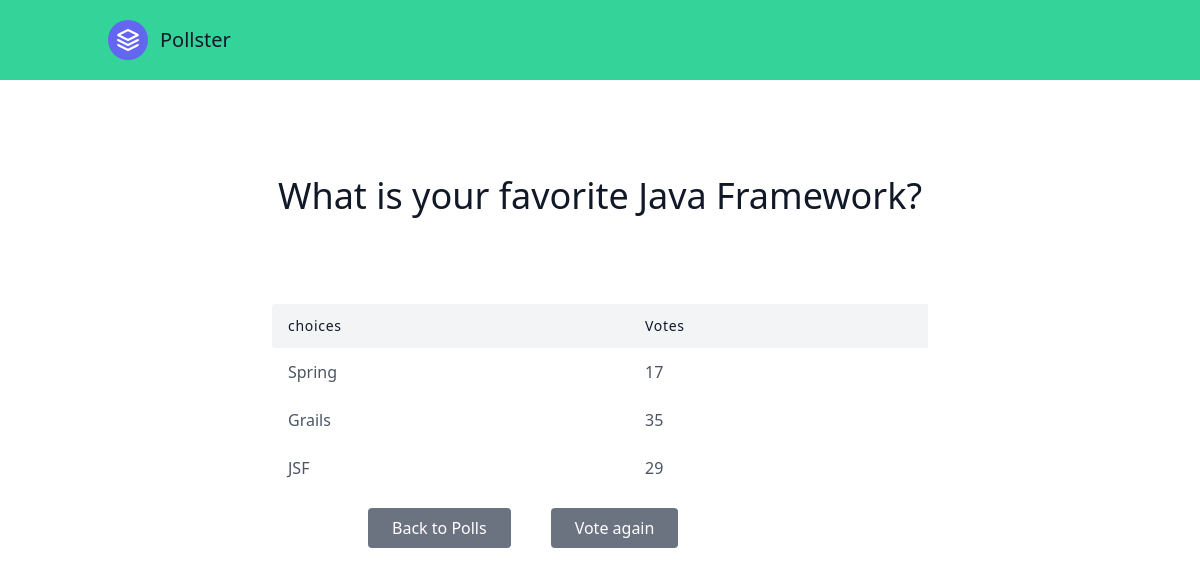
/6/results/, run on the app's committed database.
### polls/models.py (models this page shows, shortened)
class Question(models.Model):
    question_text = models.CharField(max_length=200)
    pub_date = models.DateTimeField('date published')

class Choice(models.Model):
    question = models.ForeignKey(Question,on_delete=models.CASCADE)
    choice_text = models.CharField(max_length=200)
    votes = models.IntegerField(default=0)

### polls/views.py (the view)
# urls.py: path('<int:question_id>/results/',views.results,name='results'),
def results(request,question_id):
    question = get_object_or_404(Question,pk=question_id)
    context ={ 'question':question}
    return render(request,'polls/results.html',context)

### polls/templates/polls/results.html (shortened to what this page needs)
{% extends 'base.html' %}
{% block content %}
    <section class="text-gray-600 body-font">
        <div class="container px-5 py-24 mx-auto">
            <div class="flex flex-col text-center w-full mb-20">
                <h1 class="sm:text-4xl text-3xl font-medium title-font mb-2 text-gray-900">{{question.question_text}}</h1>
            </div>
            <div class="lg:w-2/3 w-full mx-auto overflow-auto">
                <table class="table-auto w-full text-left whitespace-no-wrap">
                <thead>
                    <tr>
                    <th class="px-4 py-3 title-font tracking-wider font-medium text-gray-900 text-sm bg-gray-100 rounded-tl rounded-bl">choices</th>
                    <th class="px-4 py-3 title-font tracking-wider font-medium text-gray-900 text-sm bg-gray-100">Votes</th>
                    </tr>
                </thead>
                <tbody>
                    {% for choice in question.choice_set.all %}
                    <tr>
                    <td class="px-4 py-3">{{choice.choice_text}}</td>
                    <td class="px-4 py-3">{{choice.votes}}</td>
                    </tr>
                    {% endfor %}
                </tbody>
                </table>
            </div>
            <div class="flex pl-4 mt-4 lg:w-2/3 w-full mx-auto">
                <button class="flex ml-20 text-white bg-gray-500 border-0 py-2 px-6 focus:outline-none hover:bg-gray-600 rounded"><a href="{% url 'polls:index' %}">Back to Polls</a></button>
                <button class="flex ml-10 text-white bg-gray-500 border-0 py-2 px-6 focus:outline-none hover:bg-gray-600 rounded"><a href="{% url 'polls:vote' question.id %}">Vote again</a></button>
            </div>
        </div>
      </section>
{% endblock content %}

### data on the page
Question: question_text "What is your favorite Java Framework?"
Choice: choice_text "Spring", votes "17"
Choice: choice_text "Grails", votes "35"
Choice: choice_text "JSF", votes "29"
